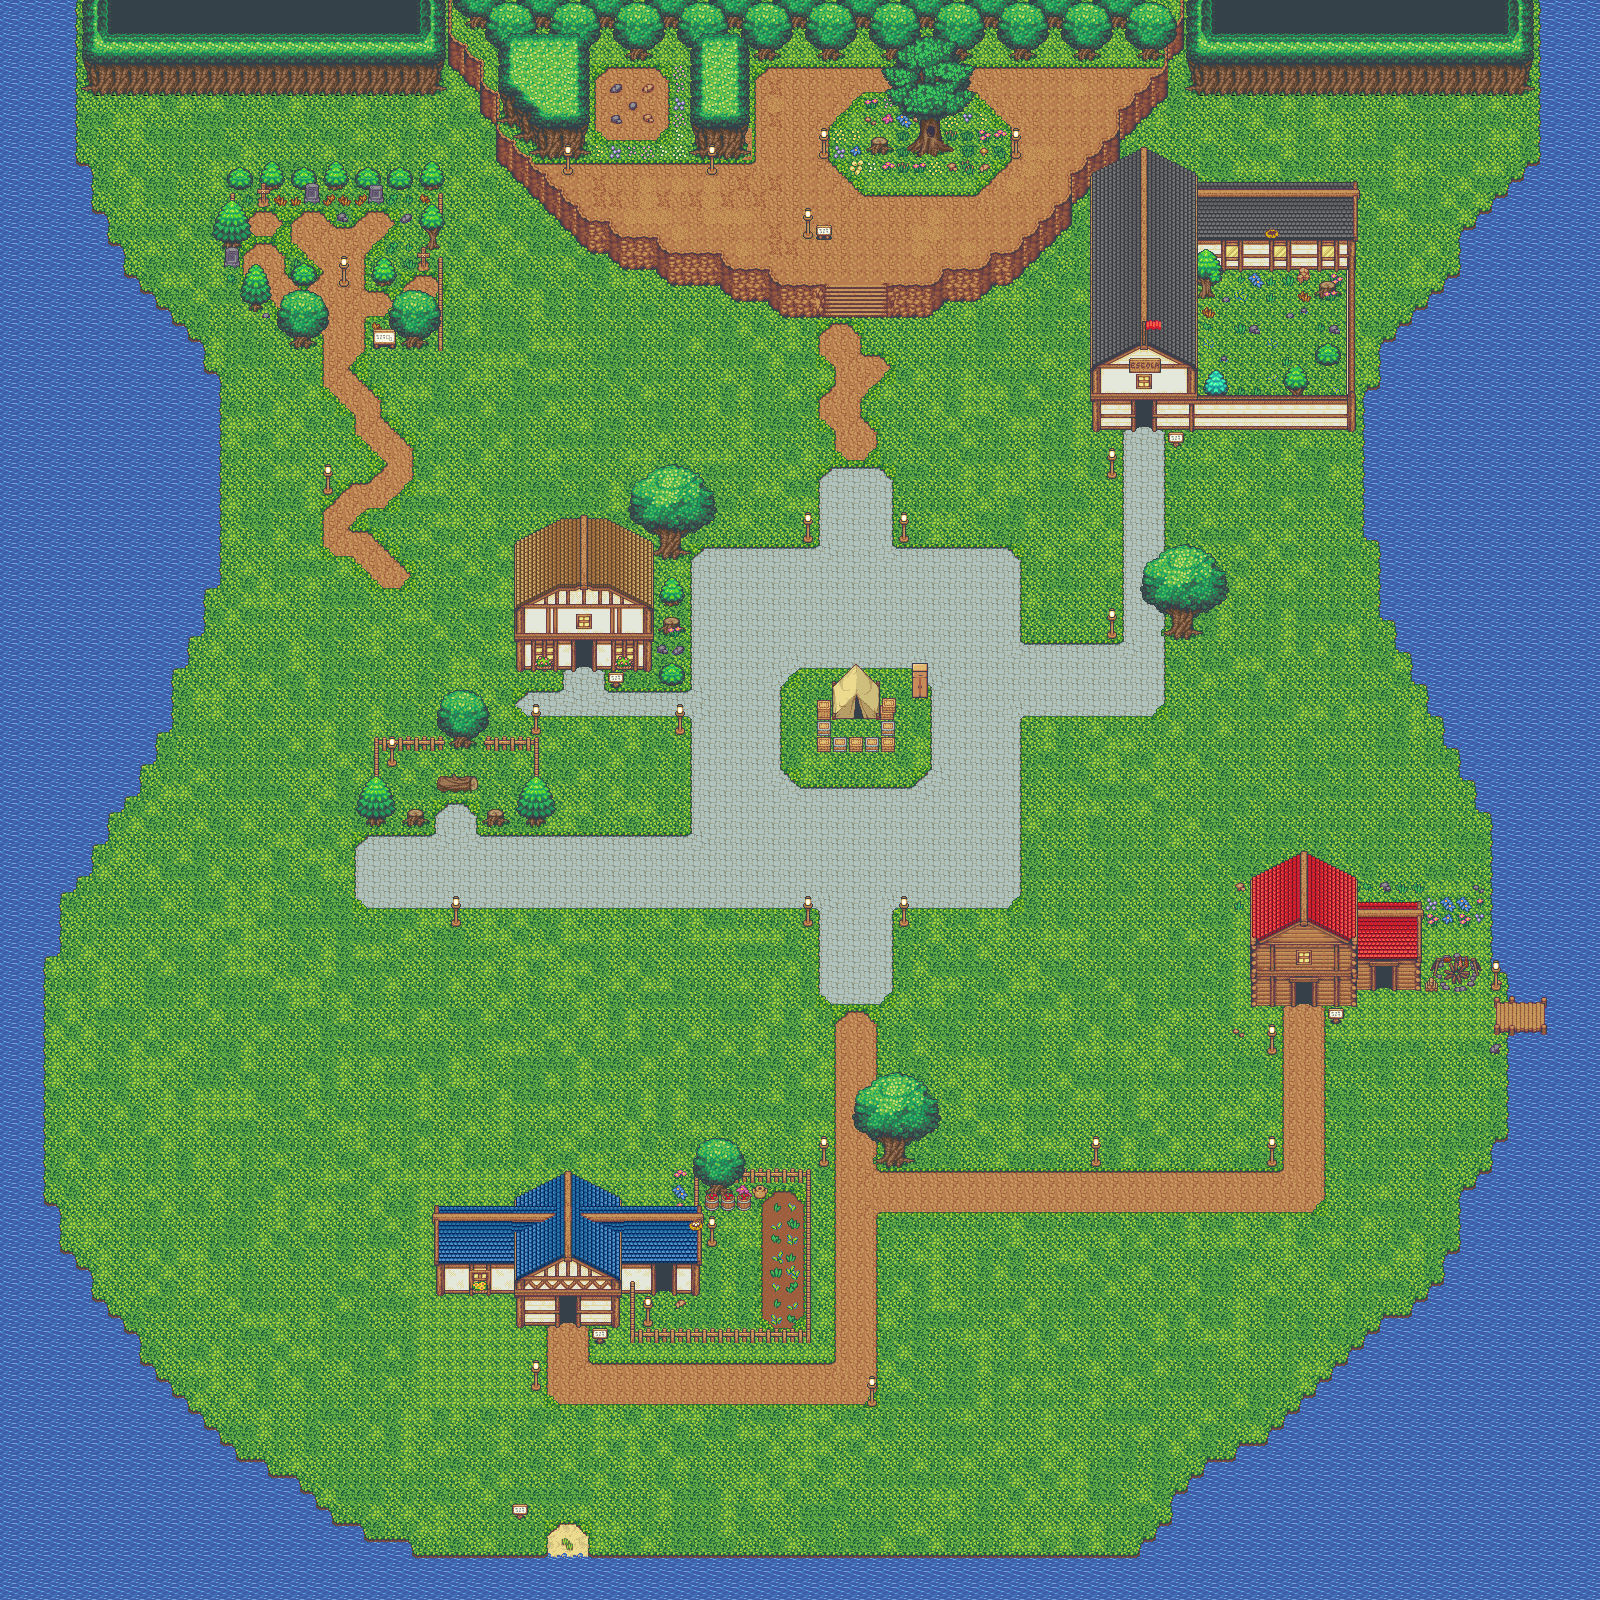

The image is a tile-based game level rendered from a .tmx file. Its description and source (layers, tilesets, objects; grid data summarised) follow:
An orthogonal 100x100 tile map with 16x16 px tiles, 25 tile layers (Chão, Caminho, Chão-Fazenda, Cerca-Tras, ...), 9 tilesets and 66 objects.

<map version="1.5" tiledversion="1.6.0" orientation="orthogonal" renderorder="right-down" width="100" height="100" tilewidth="16" tileheight="16" infinite="0" nextlayerid="64" nextobjectid="90">
 <tileset firstgid="1" source="terrain.tsx" />
 <tileset firstgid="1483" source="water.tsx" />
 <tileset firstgid="4288" source="house.tsx" />
 <tileset firstgid="6910" source="outside.tsx" />
 <tileset firstgid="8158" source="custom_tiles.tsx" />
 <tileset firstgid="8334" source="objetos.tsx" />
 <tileset firstgid="8356" source="Modern_Interiors/Room_Builder_16x16.tsx" />
 <tileset firstgid="11955" source="piata_farm_tileset.tsx" />
 <tileset firstgid="12211" source="Modern_Interiors/custom_tiles_interior.tsx" />
 <layer id="1" name="Chão" width="100" height="100">
  <data>[10000 cells, 6276 non-empty, 25 distinct tile ids]</data>
 </layer>
 <layer id="27" name="Caminho" width="100" height="100">
  <data>[10000 cells, 1157 non-empty, 41 distinct tile ids]</data>
 </layer>
 <layer id="10" name="Chão-Fazenda" width="100" height="100" offsetx="-9" offsety="4">
  <data>[10000 cells, 27 non-empty, 9 distinct tile ids]</data>
 </layer>
 <layer id="60" name="Cerca-Tras" width="100" height="100">
  <data>[10000 cells, 36 non-empty, 14 distinct tile ids]</data>
 </layer>
 <layer id="28" name="Moara-Fogueira" width="100" height="100" offsetx="-7.27273" offsety="0">
  <data>[10000 cells, 2 non-empty, 2 distinct tile ids]</data>
 </layer>
 <layer id="53" name="Sombra" width="100" height="100">
  <data>[10000 cells, 690 non-empty, 10 distinct tile ids]</data>
 </layer>
 <layer id="58" name="Arbustos-Arvores" width="100" height="100">
  <data>[10000 cells, 65 non-empty, 27 distinct tile ids]</data>
 </layer>
 <layer id="61" name="Objetos" width="100" height="100">
  <data>[10000 cells, 102 non-empty, 56 distinct tile ids]</data>
 </layer>
 <layer id="59" name="Cerca-Frente" width="100" height="100">
  <data>[10000 cells, 30 non-empty, 10 distinct tile ids]</data>
 </layer>
 <layer id="2" name="Rio" width="100" height="100">
  <data>[10000 cells, 2253 non-empty, 17 distinct tile ids]</data>
 </layer>
 <layer id="33" name="Ponte" width="100" height="100">
  <data>[10000 cells, 11 non-empty, 11 distinct tile ids]</data>
 </layer>
 <layer id="19" name="Floresta-Frente" width="100" height="100">
  <data>[10000 cells, 270 non-empty, 13 distinct tile ids]</data>
 </layer>
 <layer id="21" name="Floresta-Profundidade" width="100" height="100">
  <data>[10000 cells, 123 non-empty, 6 distinct tile ids]</data>
 </layer>
 <layer id="3" name="Montanha-Relevo" width="100" height="100">
  <data>[10000 cells, 721 non-empty, 50 distinct tile ids]</data>
 </layer>
 <layer id="16" name="Montanha-Chao" width="100" height="100">
  <data>[10000 cells, 128 non-empty, 46 distinct tile ids]</data>
 </layer>
 <layer id="57" name="Sombras-Montanha" width="100" height="100">
  <data>[10000 cells, 282 non-empty, 7 distinct tile ids]</data>
 </layer>
 <layer id="17" name="Montanha-Borda" width="100" height="100">
  <data>[10000 cells, 157 non-empty, 28 distinct tile ids]</data>
 </layer>
 <layer id="15" name="Montanha-Arvores" width="100" height="100">
  <data>[10000 cells, 82 non-empty, 25 distinct tile ids]</data>
 </layer>
 <layer id="63" name="Montanha-Objetos" width="100" height="100">
  <data>[10000 cells, 11 non-empty, 3 distinct tile ids]</data>
 </layer>
 <layer id="48" name="Casa-Lados" width="100" height="100">
  <data>[10000 cells, 101 non-empty, 49 distinct tile ids]</data>
 </layer>
 <layer id="56" name="Escola-Dentro" width="100" height="100">
  <data>[10000 cells, 57 non-empty, 46 distinct tile ids]</data>
 </layer>
 <layer id="47" name="Casa-Frente" width="100" height="100">
  <data>[10000 cells, 213 non-empty, 89 distinct tile ids]</data>
 </layer>
 <layer id="55" name="Escola-Placa" width="100" height="100" offsetx="9" offsety="5">
  <data>[10000 cells, 2 non-empty, 2 distinct tile ids]</data>
 </layer>
 <layer id="54" name="Escola-Teto" width="100" height="100">
  <data>[10000 cells, 10 non-empty, 8 distinct tile ids]</data>
 </layer>
 <layer id="35" name="Player-Layer" width="100" height="100">
  <properties>
   <property name="unity:SortingLayer" value="Player" />
  </properties>
  <data>[10000 cells, 76 non-empty, 29 distinct tile ids]</data>
 </layer>
 <objectgroup id="31" name="Collision" offsetx="1" offsety="2">
  <!-- 66 objects omitted --></objectgroup>
</map>
<!-- 66 of 66 objects omitted -->
